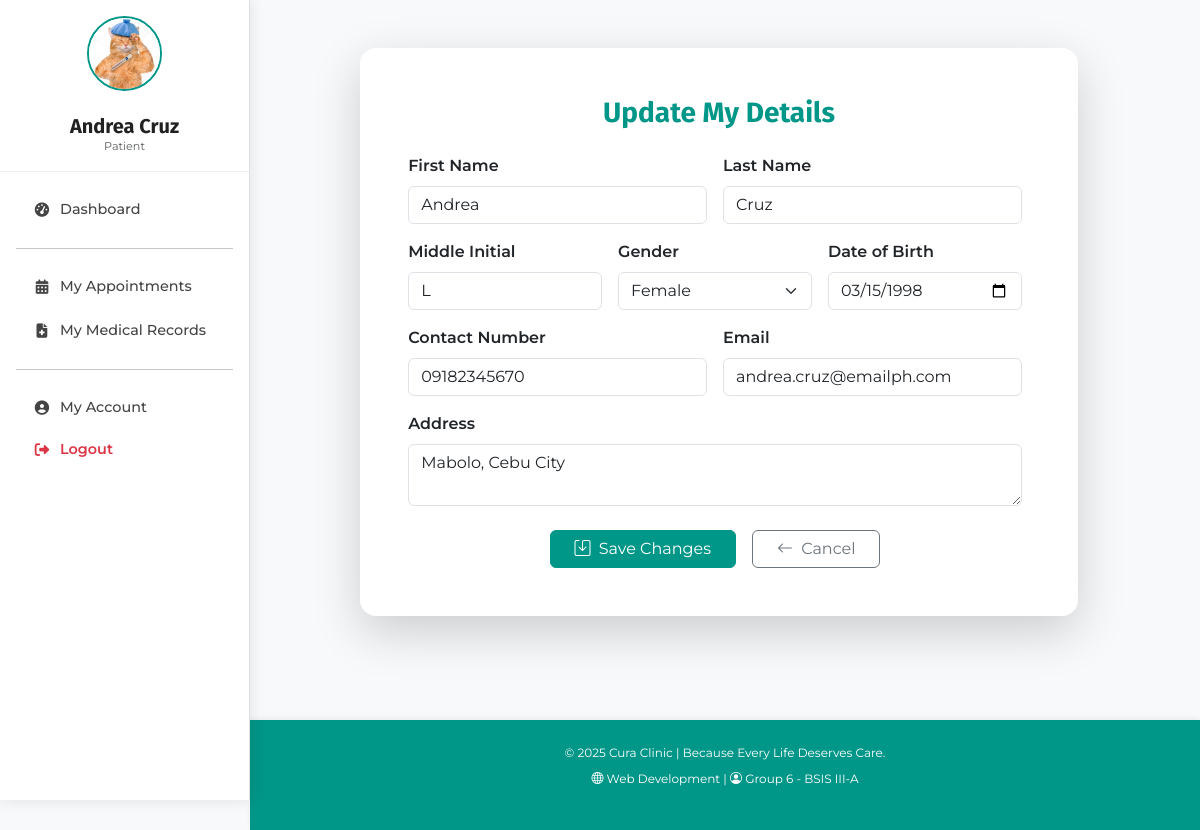
The page /pages/update_account.php (signed in) on the database its author committed.
### tables this page shows
CREATE TABLE `patient` (
  `pat_id` int(11) NOT NULL,
  `pat_first_name` varchar(50) NOT NULL,
  `pat_last_name` varchar(50) NOT NULL,
  `pat_middle_init` char(3) DEFAULT NULL,
  `pat_dob` date NOT NULL,
  `pat_gender` enum('Male','Female','Other','Prefer not to say') NOT NULL,
  `pat_contact_num` varchar(15) NOT NULL,
  `pat_email` varchar(100) NOT NULL,
  `pat_address` varchar(255) NOT NULL,
  `pat_created_at` datetime NOT NULL DEFAULT current_timestamp(),
  `pat_updated_at` datetime DEFAULT current_timestamp() ON UPDATE current_timestamp()
);

### classes/users/User.php (called while the page is built, shortened)
<?php
class User {
    private $conn;
    private $table = "user";
    private function response($status, $data = [], $message = "") {
        return [
            "status" => $status,
            "data" => $data,
            "message" => $message
        ];
    }
        private function getUserType($pat_id, $doc_id, $staff_id, $user_is_superadmin = 0) {
        if (!empty($pat_id)) return 'patient';
        return 'inactive';
    }
    public function __construct($db) {
        $this->conn = $db;
    }
public function getUserById($user_id) {
    try {
        $query = "SELECT
                    u.user_id,
                    u.user_name,
                    u.user_is_superadmin,
                    u.user_last_login,
                    u.user_created_at,
                    u.pat_id,
                    u.doc_id,
                    u.staff_id
                  FROM {$this->table} u
                  WHERE u.user_id = :user_id";
        $stmt = $this->conn->prepare($query);
        $stmt->bindParam(':user_id', $user_id, PDO::PARAM_INT);
        $stmt->execute();
        $result = $stmt->fetch(PDO::FETCH_ASSOC);
        if ($result) {
            $result['user_type'] = $this->getUserType(
                $result['pat_id'],
                $result['doc_id'],
                $result['staff_id'],
                $result['user_is_superadmin']
            );
        }
        return $this->response(
            "success",
            $result ?: [],
            $result ? "User found." : "No user found with that ID."
        );
    } catch (PDOException $e) {
        return $this->response("error", [], $e->getMessage());
    }
}
}
?>

### classes/users/Patient.php (called while the page is built, shortened)
<?php
class Patient {
    private $conn;
    private $table = "patient";
    private function response($status, $data = [], $message = "") {
        return [
            "status"=> $status,
            "data"=> $data,
            "message"=> $message
        ];
    }
    public function __construct($db) {
        $this->conn = $db;
    }
    public function getPatientByID($pat_id) {
        try {
            $query = "SELECT pat_id, pat_first_name, pat_last_name, pat_middle_init, pat_dob, pat_gender, pat_contact_num, pat_email, pat_address
                      FROM {$this->table} WHERE pat_id = :pat_id";
            $stmt = $this->conn->prepare($query);
            $stmt->bindParam(':pat_id', $pat_id, PDO::PARAM_INT);
            $stmt->execute();
            $result = $stmt->fetch(PDO::FETCH_ASSOC);
            return $this->response(
                "success",
                $result ?: [],
                $result ? "Patient retrieved successfully." : "Patient not found."
            );
        } catch (PDOException $e) {
            return $this->response("error", [], $e->getMessage());
        }
    }
}
?>

### pages/update_account.php (the view, shortened to what this page needs)
<?php
$user_id = $_SESSION['user_id'];
$user_role = $_SESSION['user_type'];
require_once '../classes/users/User.php';
require_once '../classes/users/Patient.php';
$database = new Database();
$db = $database->connect();
$userObj = new User($db);
$userRes = $userObj->getUserById($user_id);
$userData = $userRes['data'];
switch ($user_role) {
    case 'patient':
        $class = new Patient($db);
        $res = $class->getPatientById($userData['pat_id']);
        $data = $res['data'] ?? [];
        break;
}
require_once '../includes/header.php';
require_once '../includes/sidebar_user.php';
?>
<body class="account-page">
<main class="main-content p-4 flex-grow-1">
  <div class="container py-4">
    <div class="row justify-content-center">
      <?php if ($user_role === 'patient'): ?>
        <div class="col-lg-10 col-md-11">
      <?php else: ?>
        <div class="col-lg-7 col-md-9">
      <?php endif; ?>
          <div class="card shadow-lg border-0 rounded-4">
            <div class="card-body p-5">
              <h3 class="text-center mb-4 fw-bold text-teal">Update My Details</h3>
              <form method="POST" autocomplete="off" class="row g-3">
                <?php if ($user_role === 'patient'): ?>
                  <div class="col-md-6">
                    <label class="form-label fw-semibold">First Name</label>
                    <input type="text" name="first_name" class="form-control" value="<?= htmlspecialchars($data['pat_first_name']) ?>" required>
                  </div>
                  <div class="col-md-6">
                    <label class="form-label fw-semibold">Last Name</label>
                    <input type="text" name="last_name" class="form-control" value="<?= htmlspecialchars($data['pat_last_name']) ?>" required>
                  </div>
                  <div class="col-md-4">
                    <label class="form-label fw-semibold">Middle Initial</label>
                    <input type="text" name="middle_init" class="form-control" value="<?= htmlspecialchars($data['pat_middle_init']) ?>">
                  </div>
                  <div class="col-md-4">
                    <label class="form-label fw-semibold">Gender</label>
                    <select name="gender" class="form-select">
                      <option value="Female" <?= ($data['pat_gender'] === 'Female') ? 'selected' : '' ?>>Female</option>
                    </select>
                  </div>
                  <div class="col-md-4">
                    <label class="form-label fw-semibold">Date of Birth</label>
                    <input type="date" name="dob" class="form-control" value="<?= htmlspecialchars($data['pat_dob']) ?>">
                  </div>
                  <div class="col-md-6">
                    <label class="form-label fw-semibold">Contact Number</label>
                    <input type="text" name="contact_num" class="form-control" value="<?= htmlspecialchars($data['pat_contact_num']) ?>">
                  </div>
                  <div class="col-md-6">
                    <label class="form-label fw-semibold">Email</label>
                    <input type="email" name="email" class="form-control" value="<?= htmlspecialchars($data['pat_email']) ?>">
                  </div>
                  <div class="col-12">
                    <label class="form-label fw-semibold">Address</label>
                    <textarea name="address" class="form-control" rows="2"><?= htmlspecialchars($data['pat_address']) ?></textarea>
                  </div>
                <?php endif; ?>
               <div class="col-12 text-center mt-4 d-flex flex-column flex-sm-row justify-content-center align-items-center gap-2">
                  <button type="submit" class="btn btn-teal px-4 me-2">
                    <i class="bi bi-save me-1"></i> Save Changes
                  </button>
                  <a href="my_account.php" class="btn btn-outline-secondary px-4">
                    <i class="bi bi-arrow-left me-1"></i> Cancel
                  </a>
                </div>
              </form>
            </div>
          </div>
        </div>
    </div>
  </div>
</main>
<?php require_once '../includes/footer.php'; ?>

### public/css/stylesheet.css (style rules this page uses)
:root { --main-teal: #009688; --light-teal: #4FC3F7; --mint: #A5D6A7; --dark-text: #212121; --light-bg: #F8F9FA; --main-teal-dark: #00695c; }
body { font-family: 'Montserrat', sans-serif; color: var(--dark-text); background-color: var(--light-bg); scroll-behavior: smooth; }
h1, h2, h3, h4, h5 { font-family: 'Fira Sans', sans-serif; font-weight: 700; }
html { scroll-behavior: smooth; }
html, body { margin: 0; padding: 0; }
.account-page .main-content, .management-page .main-content { min-height: calc(100vh - 80px); display: flex; flex-direction: column; justify-content: space-between; }

### public/css/sidebar.css (style rules this page uses)
.main-content { margin-left: 250px; padding: 20px 40px; transition: margin-left 0.3s ease; }

### public/css/management_styles.css (style rules this page uses)
:root { --main-teal: #009688; --light-teal: #4FC3F7; --mint: #A5D6A7; --dark-text: #212121; --light-bg: #F8F9FA; --main-teal-dark: #00695c; }
.row { margin-right: 0 !important; }
.btn-teal { background-color: var(--main-teal); border-color: var(--main-teal); color: white; }
.text-teal { color: var(--main-teal)!important; }

### rows shown on the page
patient: first_name "Andrea", last_name "Cruz", middle_init "L", gender "Female", dob "03/15/1998", contact_num "09182345670", email "andrea.cruz@emailph.com", address "Mabolo, Cebu City"

### other values the page prints
$full_name "Andrea Cruz"
$role_title "Patient"
